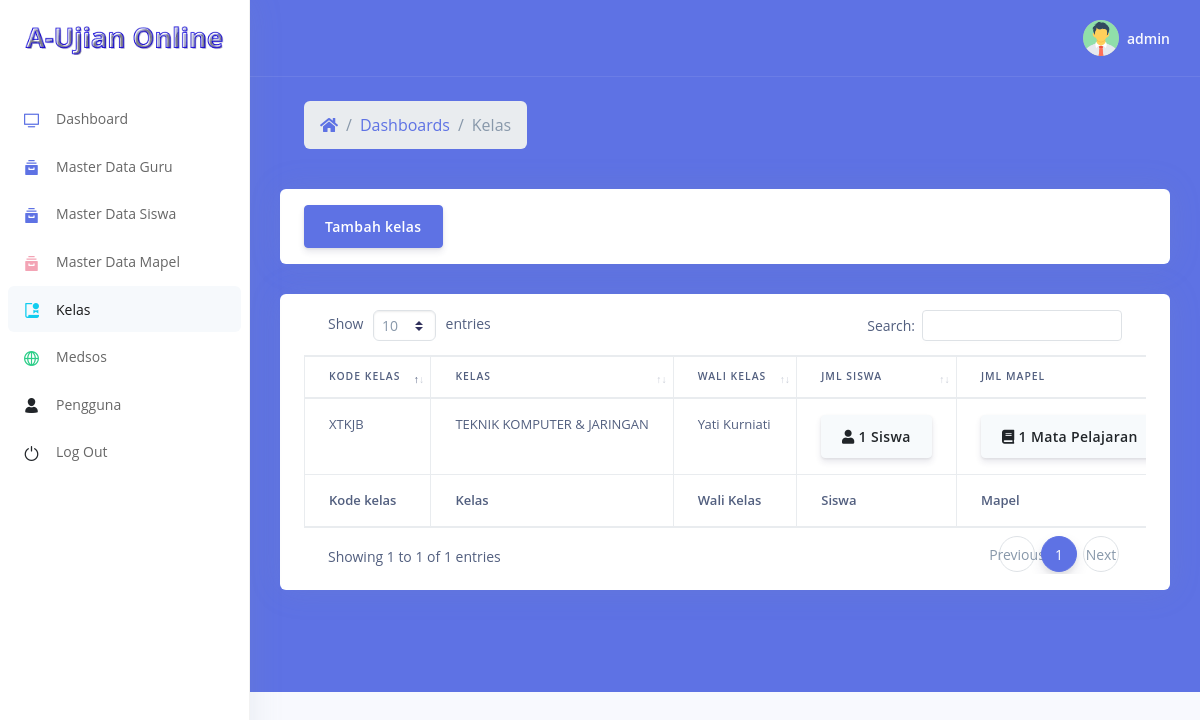
The app's page /kelas/kelas.php (signed in) with its own data.
### tables this page shows
CREATE TABLE `kelas` (
  `kode_kelas` varchar(20) NOT NULL,
  `nama_kelas` varchar(50) NOT NULL,
  `nip` varchar(20) NOT NULL
);

CREATE TABLE `guru` (
  `nip` varchar(20) NOT NULL,
  `nama_guru` varchar(50) NOT NULL,
  `no_telp` varchar(12) NOT NULL,
  `alamat` text NOT NULL,
  `foto` text NOT NULL
);

### kelas/kelas.php (the view, shortened to what this page needs)
<?php
include'../koneksi.php';
?>
<!DOCTYPE html>
<html>
<head>
  <link rel="stylesheet" href="../assets/vendor/nucleo/css/nucleo.css" type="text/css">
  <link rel="stylesheet" href="../assets/vendor/@fortawesome/fontawesome-free/css/all.min.css" type="text/css">
  <link rel="stylesheet" href="../assets/css/argon.css?v=1.2.0" type="text/css">
  <link href="../assets/datatables/dataTables.bootstrap4.min.css" rel="stylesheet">
</head>
<body>
  <nav class="sidenav navbar navbar-vertical  fixed-left  navbar-expand-xs navbar-light bg-white" id="sidenav-main">
    <div class="scrollbar-inner">
      <div class="sidenav-header  align-items-center">
        <a class="navbar-brand" href="javascript:void(0)">
          <img src="../assets/img/brand/aplikasi-ujian.png" class="navbar-brand-img" alt="...">
        </a>
      </div>
      <div class="navbar-inner">
        <div class="collapse navbar-collapse" id="sidenav-collapse-main">
          <ul class="navbar-nav">
            <li class="nav-item">
              <a class="nav-link" href="../index.php">
                <i class="ni ni-tv-2 text-primary"></i>
                <span class="nav-link-text">Dashboard</span>
              </a>
            </li>
            <li class="nav-item">
              <a class="nav-link" href="../guru/data_guru.php">
                <i class="ni ni-archive-2 text-primary"></i>
                <span class="nav-link-text">Master Data Guru</span>
              </a>
            </li>
            <li class="nav-item">
              <a class="nav-link" href="../siswa/data_siswa.php">
                <i class="ni ni-archive-2 text-primary"></i>
                <span class="nav-link-text">Master Data Siswa</span>
              </a>
            </li>
            <li class="nav-item">
              <a class="nav-link" href="../mapel/mapel.php">
                <i class="ni ni-archive-2 text-pink"></i>
                <span class="nav-link-text">Master Data Mapel</span>
              </a>
            </li>
            <li class="nav-item">
              <a class="nav-link active" href="kelas.php">
                <i class="ni ni-paper-diploma text-info"></i>
                <span class="nav-link-text">Kelas</span>
              </a>
            </li>
            <li class="nav-item">
              <a class="nav-link" href="../medsos/medsos.php">
                <i class="ni ni-world-2 text-success"></i>
                <span class="nav-link-text">Medsos</span>
              </a>
            </li>
            <li class="nav-item">
              <a class="nav-link" href="../pengguna/pengguna.php">
                <i class="ni ni-single-02 text-dark"></i>
                <span class="nav-link-text">Pengguna</span>
              </a>
            </li>
            <li class="nav-item">
              <a class="nav-link" href="../logout.php">
                <i class="ni ni-button-power text-dark"></i>
                <span class="nav-link-text">Log Out</span>
              </a>
            </li>
          </ul>
        </div>
      </div>
    </div>
  </nav>
  <div class="main-content" id="panel">
    <nav class="navbar navbar-top navbar-expand navbar-dark bg-primary border-bottom">
      <div class="container-fluid">
        <div class="collapse navbar-collapse" id="navbarSupportedContent">
          <ul class="navbar-nav align-items-center  ml-auto ml-md-0 ">
            <li class="nav-item dropdown">
              <a class="nav-link pr-0" href="#" role="button" data-toggle="dropdown" aria-haspopup="true" aria-expanded="false">
                <div class="media align-items-center">
                  <span class="avatar avatar-sm rounded-circle">
                    <img alt="Image placeholder" src="../assets/img/user.png">
                  </span>
                  <div class="media-body  ml-2  d-none d-lg-block">
                    <span class="mb-0 text-sm  font-weight-bold"><?= $_SESSION['username']; ?></span>
                  </div>
                </div>
              </a>
            </li>
          </ul>
        </div>
      </div>
    </nav>
    <div class="header bg-primary pb-6">
      <div class="container-fluid">
        <div class="header-body">
          <div class="row align-items-center py-4">
            <div class="col-lg-6 col-7">
              <nav aria-label="breadcrumb" class="d-none d-md-inline-block ml-md-4">
                <ol class="breadcrumb breadcrumb-links breadcrumb-dark">
                  <li class="breadcrumb-item"><a href="#"><i class="fas fa-home"></i></a></li>
                  <li class="breadcrumb-item"><a href="../index.php">Dashboards</a></li>
                  <li class="breadcrumb-item active" aria-current="page">Kelas</li>
                </ol>
              </nav>
            </div>
          </div>
          <div class="row">
            <div class="col-xl-12">
              <div class="card  card-stats">
                <div class="card-body">
                  <a href="" class="btn btn-primary" data-toggle="modal" data-target="#inputkelas">Tambah kelas</a>
                </div>
              </div>
            </div>
          </div>
          <div class="row">
            <div class="col-xl-12">
              <div class="card  card-stats">
                <div class="card-body">
                  <div class="table-responsive">
                    <table class="table table-bordered" id="example" width="100%" cellspacing="0">
                      <thead>
                        <tr>
                          <th>Kode kelas</th>
                          <th>Kelas</th>
                          <th>Wali Kelas</th>
                          <th>Jml Siswa</th>
                          <th>Jml Mapel</th>
                        </tr>
                      </thead>
                      <tfoot>
                        <tr>
                          <th>Kode kelas</th>
                          <th>Kelas</th>
                          <th>Wali Kelas</th>
                          <th>Siswa</th>
                          <th>Mapel</th>
                        </tr>
                      </tfoot>
                      <tbody>
                        <?php
                        $kelas = mysqli_query($koneksi, "SELECT * FROM kelas
                          INNER JOIN guru ON kelas.nip = guru.nip ORDER BY kode_kelas");
                        while ($tampil = mysqli_fetch_array($kelas)) {
                          $kode_kelas = $tampil['kode_kelas'];
                          ?>
                          <tr>
                            <td><?= $tampil['kode_kelas']; ?></td>
                            <td><?= $tampil['nama_kelas']; ?></td>
                            <td><?= $tampil['nama_guru']; ?></td>
                            <td><a href="siswa_kelas.php?kode_kelas=<?= $tampil['kode_kelas']; ?>" class="btn btn-secondary"><i class="fa fa-user"></i> <?php
                            $sql = mysqli_query($koneksi, "SELECT * FROM join_kelas WHERE kode_kelas='$kode_kelas'");
                            $count = mysqli_num_rows($sql);
                            echo "$count";
                            ?> Siswa</a></td>
                            <td><a href="mapel.php?kode_kelas=<?= $tampil['kode_kelas']; ?>" class="btn btn-secondary"><i class="fa fa-book"></i> <?php
                            $sql1 = mysqli_query($koneksi, "SELECT * FROM mengajar WHERE kode_kelas='$kode_kelas'");
                            $count1 = mysqli_num_rows($sql1);
                            echo "$count1";
                            ?> Mata Pelajaran</a></td>
                          </tr>
                        <?php } ?>
                      </tbody>
                    </table>
                  </div>
                </div>
              </div>
            </div>
          </div>
        </div>
      </div>
    </div>
  </div>
</body>
</html>

### records on screen
kelas: kode_kelas "XTKJB", nama_kelas "TEKNIK KOMPUTER & JARINGAN", nip.nama_guru "Yati Kurniati", count "1", count1 "1"

### other values on screen
$_SESSION['username'] "admin"
